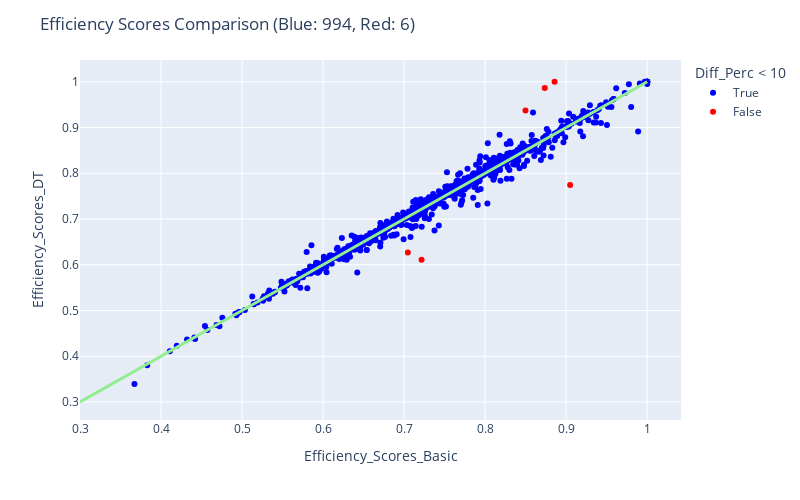

This figure's notebook cell:
### Code cell
fig = px.scatter(res_dt, x="Efficiency_Scores_Basic", y="Efficiency_Scores_DT", color = "Diff_Perc < 10", color_discrete_map= {True:"blue", False: "red"},
                 hover_data=["Efficiency_Scores_Basic", "Efficiency_Scores_DT", "Diff_Perc"] + [res_dt.index])

fig.add_traces(
    list(px.line(x = np.linspace(0.3, 1, num=2), y = np.linspace(0.3, 1, num=2)).select_traces())
)

fig.update_traces(line_color='lightgreen', line_width=3)

fig.update_layout(
    autosize=False,
    width=800,
    height=500,
    title_text=f"Efficiency Scores Comparison (Blue: {blue}, Red: {red})",
)

fig.show()

### Figure 1 — Plotly figure (JSON) as saved in the notebook; plotly's stock layout.template omitted (floating-point values rounded to 4 significant figures; data arrays with more than 128 entries replaced by an {"elided": "..."} marker saying what was removed)
{"data": [{"customdata": {"elided": "994x2 mixed values"}, "hovertemplate": "Diff_Perc < 10=True<br>Efficiency_Scores_Basic=%{x}<br>Efficiency_Scores_DT=%{y}<br>Diff_Perc=%{customdata[0]}<br>index=%{customdata[1]}<extra></extra>", "legendgroup": "True", "line": {"color": "lightgreen", "width": 3}, "marker": {"color": "blue", "symbol": "circle"}, "mode": "markers", "name": "True", "orientation": "v", "showlegend": true, "type": "scatter", "x": {"elided": "994 float values"}, "xaxis": "x", "y": {"elided": "994 float values"}, "yaxis": "y"}, {"customdata": [[-12.94, "DMU 0078"], [11.05, "DMU 0233"], [14.45, "DMU 0385"], [-10.27, "DMU 0405"], [15.36, "DMU 0464"], [-12.91, "DMU 0736"]], "hovertemplate": "Diff_Perc < 10=False<br>Efficiency_Scores_Basic=%{x}<br>Efficiency_Scores_DT=%{y}<br>Diff_Perc=%{customdata[0]}<br>index=%{customdata[1]}<extra></extra>", "legendgroup": "False", "line": {"color": "lightgreen", "width": 3}, "marker": {"color": "red", "symbol": "circle"}, "mode": "markers", "name": "False", "orientation": "v", "showlegend": true, "type": "scatter", "x": [0.8736, 0.7046, 0.9049, 0.8498, 0.7215, 0.8857], "xaxis": "x", "y": [0.9866, 0.6267, 0.7741, 0.9371, 0.6107, 1], "yaxis": "y"}, {"hovertemplate": "x=%{x}<br>y=%{y}<extra></extra>", "legendgroup": "", "line": {"color": "lightgreen", "dash": "solid", "width": 3}, "marker": {"symbol": "circle"}, "mode": "lines", "name": "", "orientation": "v", "showlegend": false, "type": "scatter", "x": [0.3, 1], "xaxis": "x", "y": [0.3, 1], "yaxis": "y"}], "layout": {"autosize": false, "height": 500, "legend": {"title": {"text": "Diff_Perc < 10"}, "tracegroupgap": 0}, "margin": {"t": 60}, "title": {"text": "Efficiency Scores Comparison (Blue: 994, Red: 6)"}, "width": 800, "xaxis": {"anchor": "y", "autorange": true, "domain": [0, 1], "range": [0.3, 1.042], "title": {"text": "Efficiency_Scores_Basic"}, "type": "linear"}, "yaxis": {"anchor": "x", "autorange": true, "domain": [0, 1], "range": [0.2607, 1.048], "title": {"text": "Efficiency_Scores_DT"}, "type": "linear"}}}
